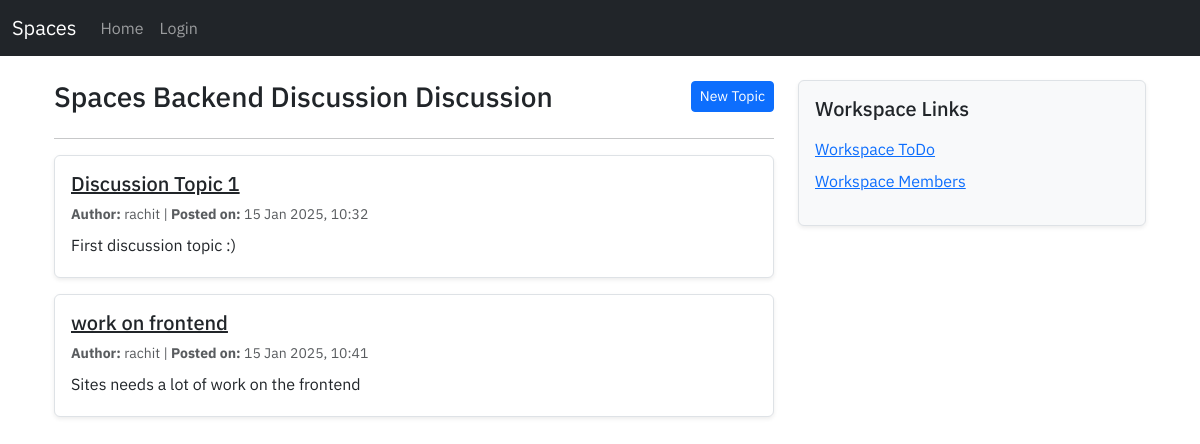
The page /workspace/1/discuss on the database as committed earlier.
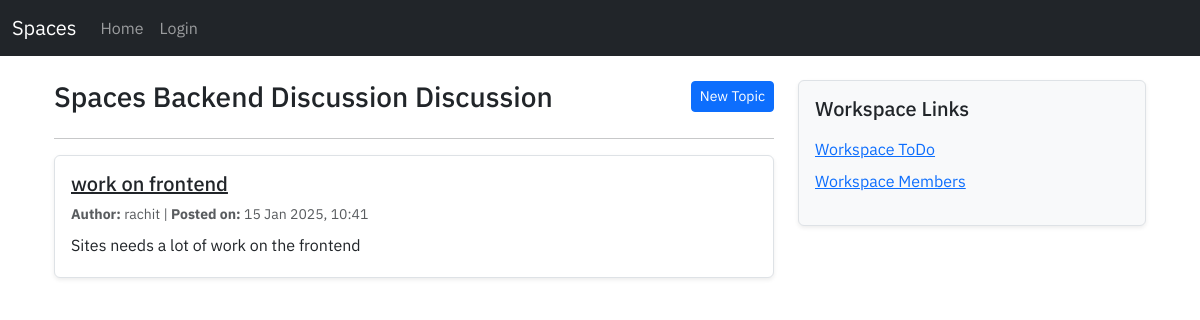
The same page on the database as committed later.
### workspace/models.py (models this page shows, shortened)
class Post(models.Model):
    workspace = models.ForeignKey(Workspace, on_delete=models.CASCADE)
    title = models.CharField(max_length=255)
    content = models.TextField(blank=False, null=False)
    author = models.ForeignKey(User, on_delete=models.SET_NULL, null=True)
    created_at = models.DateTimeField(auto_now_add=True)
    updated_at = models.DateTimeField(auto_now=True)

### workspace/views.py (the view)
# urls.py: path('workspace/<int:workspace_id>/discuss', views.workspace_discussion, name='workspace_discussion'),
def workspace_discussion(request, workspace_id):
    workspace = get_object_or_404(Workspace, id=workspace_id)
    posts = Post.objects.filter(workspace=workspace)
    context = {
        'workspace': workspace,
        'posts': posts,
    }
    return render(request, 'workspace/discuss.html', context=context)

### workspace/templates/workspace/discuss.html (shortened to what this page needs)
{% extends "user/base.html" %}
{% block content %}
<div class="container mt-4">
    <div class="row">
        <div class="col-md-8">
            <div class="d-flex justify-content-between align-items-center mb-4">
                <h3 class="mb-0">{{ workspace.name }} Discussion</h3>
                <a href="{% url 'topic_form' workspace.id %}" class="btn btn-primary btn-sm">New Topic</a>
            </div>
            <hr>
            <div class="list-group">
                {% for post in posts %}
                    <div class="list-group-item list-group-item-action mb-3 p-3 bg-white border rounded shadow-sm">
                        <a href="{% url 'post' post.id %}" class="text-dark">
                            <h5 class="mb-2">{{ post.title }}</h5>
                        </a>
                        <p class="mb-2 text-muted small">
                            <strong>Author:</strong> {{ post.author }} |
                            <strong>Posted on:</strong> {{ post.created_at|date:"d M Y, H:i" }}
                        </p>
                        <p class="mb-1">{{ post.content }}</p>
                    </div>
                {% empty %}
                    <div class="alert alert-warning text-center" role="alert">
                        No posts available. Be the first to start a discussion!
                    </div>
                {% endfor %}
            </div>
        </div>
        <div class="col-md-4">
            <div class="p-3 bg-light border rounded shadow-sm">
                <h5 class="mb-3">Workspace Links</h5>
                <ul class="list-unstyled">
                    <li><a href="#" class="d-block mb-2">Workspace ToDo</a></li>
                    <li><a href="#" class="d-block mb-2">Workspace Members</a></li>
                </ul>
            </div>
        </div>
    </div>
</div>
{% endblock %}

Rows that differ between the two databases and show on the page:
removed Post: title "Discussion Topic 1", author "rachit", created_at "15 Jan 2025, 10:32", content "First discussion topic :)"
